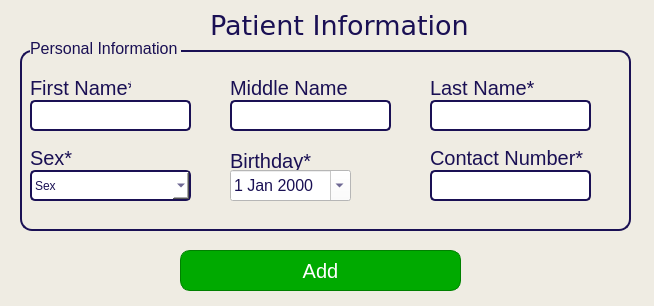
<?xml version="1.0" encoding="UTF-8"?>
<ui version="4.0">
 <class>Dialog</class>
 <widget class="QDialog" name="Dialog">
  <property name="geometry">
   <rect>
    <x>0</x>
    <y>0</y>
    <width>654</width>
    <height>306</height>
   </rect>
  </property>
  <property name="windowTitle">
   <string>Dialog</string>
  </property>
  <property name="styleSheet">
   <string notr="true">background-color: rgb(239, 236, 227);</string>
  </property>
  <widget class="QLabel" name="label">
   <property name="geometry">
    <rect>
     <x>210</x>
     <y>10</y>
     <width>261</width>
     <height>31</height>
    </rect>
   </property>
   <property name="font">
    <font>
     <family>Verdana</family>
     <pointsize>20</pointsize>
    </font>
   </property>
   <property name="styleSheet">
    <string notr="true">color: rgb(26, 16, 84);</string>
   </property>
   <property name="text">
    <string>Patient Information</string>
   </property>
  </widget>
  <widget class="QPushButton" name="patientFormAddBtn">
   <property name="geometry">
    <rect>
     <x>180</x>
     <y>250</y>
     <width>281</width>
     <height>41</height>
    </rect>
   </property>
   <property name="font">
    <font>
     <pointsize>15</pointsize>
    </font>
   </property>
   <property name="styleSheet">
    <string notr="true">QPushButton {
    background-color: rgb(0, 170, 0);
    color: white;
    border: 1px solid green;
    border-radius: 10px;
}

/* Hover effect */
QPushButton:hover {
    background-color: rgb(0, 190, 0);
}

/* Pressed effect */
QPushButton:pressed {
    background-color: rgb(0, 140, 0);
}
</string>
   </property>
   <property name="text">
    <string>Add</string>
   </property>
  </widget>
  <widget class="QFrame" name="personalInfoFrame">
   <property name="geometry">
    <rect>
     <x>20</x>
     <y>50</y>
     <width>611</width>
     <height>181</height>
    </rect>
   </property>
   <property name="styleSheet">
    <string notr="true">#personalInfoFrame {
        border: 2px solid #1A1054;
        border-radius: 12px;
    
    }</string>
   </property>
   <property name="frameShape">
    <enum>QFrame::Shape::StyledPanel</enum>
   </property>
   <property name="frameShadow">
    <enum>QFrame::Shadow::Raised</enum>
   </property>
   <widget class="QFrame" name="frame_2">
    <property name="geometry">
     <rect>
      <x>140</x>
      <y>310</y>
      <width>181</width>
      <height>321</height>
     </rect>
    </property>
    <property name="frameShape">
     <enum>QFrame::Shape::StyledPanel</enum>
    </property>
    <property name="frameShadow">
     <enum>QFrame::Shadow::Raised</enum>
    </property>
    <widget class="QWidget" name="verticalLayoutWidget_4">
     <property name="geometry">
      <rect>
       <x>10</x>
       <y>10</y>
       <width>160</width>
       <height>301</height>
      </rect>
     </property>
     <layout class="QVBoxLayout" name="verticalLayout_4">
      <item>
       <widget class="QLineEdit" name="fnameField_3">
        <property name="styleSheet">
         <string notr="true">color: rgb(26, 16, 84);</string>
        </property>
        <property name="placeholderText">
         <string>First Name</string>
        </property>
       </widget>
      </item>
      <item>
       <widget class="QLineEdit" name="mnameField_3">
        <property name="styleSheet">
         <string notr="true">color: rgb(26, 16, 84);</string>
        </property>
        <property name="placeholderText">
         <string>Middle Name</string>
        </property>
       </widget>
      </item>
      <item>
       <widget class="QLineEdit" name="lnameField_3">
        <property name="styleSheet">
         <string notr="true">color: rgb(26, 16, 84);</string>
        </property>
        <property name="placeholderText">
         <string>Last Name</string>
        </property>
       </widget>
      </item>
      <item>
       <widget class="QLineEdit" name="sexField_3">
        <property name="styleSheet">
         <string notr="true">color: rgb(26, 16, 84);</string>
        </property>
        <property name="placeholderText">
         <string>Sex</string>
        </property>
       </widget>
      </item>
      <item>
       <widget class="QDateEdit" name="birthdayField_3">
        <property name="styleSheet">
         <string notr="true">color: rgb(26, 16, 84);</string>
        </property>
        <property name="specialValueText">
         <string/>
        </property>
       </widget>
      </item>
      <item>
       <widget class="QLineEdit" name="roleField_3">
        <property name="styleSheet">
         <string notr="true">color: rgb(26, 16, 84);</string>
        </property>
        <property name="placeholderText">
         <string>Role</string>
        </property>
       </widget>
      </item>
      <item>
       <widget class="QDateEdit" name="datehiredfield_3">
        <property name="styleSheet">
         <string notr="true">color: rgb(26, 16, 84);</string>
        </property>
        <property name="specialValueText">
         <string/>
        </property>
       </widget>
      </item>
     </layout>
    </widget>
   </widget>
   <widget class="QLabel" name="label_2">
    <property name="geometry">
     <rect>
      <x>10</x>
      <y>30</y>
      <width>101</width>
      <height>16</height>
     </rect>
    </property>
    <property name="font">
     <font>
      <pointsize>15</pointsize>
     </font>
    </property>
    <property name="styleSheet">
     <string notr="true">color: rgb(26, 16, 84);</string>
    </property>
    <property name="text">
     <string>First Name*</string>
    </property>
   </widget>
   <widget class="QLineEdit" name="fnameField">
    <property name="geometry">
     <rect>
      <x>10</x>
      <y>50</y>
      <width>161</width>
      <height>31</height>
     </rect>
    </property>
    <property name="font">
     <font>
      <pointsize>12</pointsize>
     </font>
    </property>
    <property name="styleSheet">
     <string notr="true"> QLineEdit {
        border: 2px solid #1A1054;
        border-radius: 5px;
        padding: 3px;
background-color: rgb(255, 255, 255);
    }</string>
    </property>
   </widget>
   <widget class="QLabel" name="label_3">
    <property name="geometry">
     <rect>
      <x>210</x>
      <y>30</y>
      <width>131</width>
      <height>16</height>
     </rect>
    </property>
    <property name="font">
     <font>
      <pointsize>15</pointsize>
     </font>
    </property>
    <property name="styleSheet">
     <string notr="true">color: rgb(26, 16, 84);</string>
    </property>
    <property name="text">
     <string>Middle Name</string>
    </property>
   </widget>
   <widget class="QLineEdit" name="mnameField">
    <property name="geometry">
     <rect>
      <x>210</x>
      <y>50</y>
      <width>161</width>
      <height>31</height>
     </rect>
    </property>
    <property name="font">
     <font>
      <pointsize>12</pointsize>
     </font>
    </property>
    <property name="styleSheet">
     <string notr="true"> QLineEdit {
        border: 2px solid #1A1054;
        border-radius: 5px;
        padding: 3px;
background-color: rgb(255, 255, 255);
    }</string>
    </property>
   </widget>
   <widget class="QLabel" name="label_4">
    <property name="geometry">
     <rect>
      <x>410</x>
      <y>30</y>
      <width>131</width>
      <height>16</height>
     </rect>
    </property>
    <property name="font">
     <font>
      <pointsize>15</pointsize>
     </font>
    </property>
    <property name="styleSheet">
     <string notr="true">color: rgb(26, 16, 84);</string>
    </property>
    <property name="text">
     <string>Last Name*</string>
    </property>
   </widget>
   <widget class="QLineEdit" name="lnameField">
    <property name="geometry">
     <rect>
      <x>410</x>
      <y>50</y>
      <width>161</width>
      <height>31</height>
     </rect>
    </property>
    <property name="font">
     <font>
      <pointsize>12</pointsize>
     </font>
    </property>
    <property name="styleSheet">
     <string notr="true"> QLineEdit {
        border: 2px solid #1A1054;
        border-radius: 5px;
        padding: 3px;
background-color: rgb(255, 255, 255);
    }</string>
    </property>
   </widget>
   <widget class="QLabel" name="label_5">
    <property name="geometry">
     <rect>
      <x>10</x>
      <y>100</y>
      <width>101</width>
      <height>16</height>
     </rect>
    </property>
    <property name="font">
     <font>
      <pointsize>15</pointsize>
     </font>
    </property>
    <property name="styleSheet">
     <string notr="true">color: rgb(26, 16, 84);</string>
    </property>
    <property name="text">
     <string>Sex*</string>
    </property>
   </widget>
   <widget class="QLabel" name="label_6">
    <property name="geometry">
     <rect>
      <x>210</x>
      <y>100</y>
      <width>101</width>
      <height>21</height>
     </rect>
    </property>
    <property name="font">
     <font>
      <pointsize>15</pointsize>
     </font>
    </property>
    <property name="styleSheet">
     <string notr="true">color: rgb(26, 16, 84);</string>
    </property>
    <property name="text">
     <string>Birthday*</string>
    </property>
   </widget>
   <widget class="QDateEdit" name="bdayField">
    <property name="geometry">
     <rect>
      <x>210</x>
      <y>120</y>
      <width>121</width>
      <height>31</height>
     </rect>
    </property>
    <property name="font">
     <font>
      <pointsize>12</pointsize>
     </font>
    </property>
    <property name="styleSheet">
     <string notr="true">color: rgb(26, 16, 84);
background-color: rgb(255, 255, 255);</string>
    </property>
    <property name="calendarPopup">
     <bool>true</bool>
    </property>
   </widget>
   <widget class="QLineEdit" name="contactField">
    <property name="geometry">
     <rect>
      <x>410</x>
      <y>120</y>
      <width>161</width>
      <height>31</height>
     </rect>
    </property>
    <property name="font">
     <font>
      <pointsize>12</pointsize>
     </font>
    </property>
    <property name="styleSheet">
     <string notr="true"> QLineEdit {
        border: 2px solid #1A1054;
        border-radius: 5px;
        padding: 3px;
background-color: rgb(255, 255, 255);
    }</string>
    </property>
   </widget>
   <widget class="QLabel" name="label_7">
    <property name="geometry">
     <rect>
      <x>410</x>
      <y>100</y>
      <width>161</width>
      <height>16</height>
     </rect>
    </property>
    <property name="font">
     <font>
      <pointsize>15</pointsize>
     </font>
    </property>
    <property name="styleSheet">
     <string notr="true">color: rgb(26, 16, 84);</string>
    </property>
    <property name="text">
     <string>Contact Number*</string>
    </property>
   </widget>
   <widget class="QComboBox" name="sexField">
    <property name="geometry">
     <rect>
      <x>10</x>
      <y>120</y>
      <width>161</width>
      <height>31</height>
     </rect>
    </property>
    <property name="styleSheet">
     <string notr="true"> QComboBox {
        border: 2px solid #1A1054;
        border-radius: 5px;
        padding: 3px;
background-color: rgb(255, 255, 255);
	color: rgb(26, 16, 84);
    }</string>
    </property>
    <property name="placeholderText">
     <string>Sex</string>
    </property>
    <item>
     <property name="text">
      <string>male</string>
     </property>
    </item>
    <item>
     <property name="text">
      <string>female</string>
     </property>
    </item>
   </widget>
  </widget>
  <widget class="QLabel" name="label_8">
   <property name="geometry">
    <rect>
     <x>30</x>
     <y>40</y>
     <width>151</width>
     <height>16</height>
    </rect>
   </property>
   <property name="font">
    <font>
     <pointsize>12</pointsize>
    </font>
   </property>
   <property name="styleSheet">
    <string notr="true">color: rgb(26, 16, 84);</string>
   </property>
   <property name="text">
    <string>Personal Information</string>
   </property>
  </widget>
 </widget>
 <resources/>
 <connections/>
</ui>
